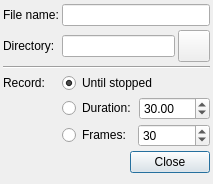
<?xml version="1.0" encoding="UTF-8"?>
<ui version="4.0">
 <class>recordingOptions</class>
 <widget class="QDialog" name="recordingOptions">
  <property name="geometry">
   <rect>
    <x>0</x>
    <y>0</y>
    <width>212</width>
    <height>184</height>
   </rect>
  </property>
  <property name="windowTitle">
   <string>Recording Options</string>
  </property>
  <layout class="QGridLayout" name="gridLayout">
   <property name="leftMargin">
    <number>3</number>
   </property>
   <property name="topMargin">
    <number>3</number>
   </property>
   <property name="rightMargin">
    <number>3</number>
   </property>
   <property name="bottomMargin">
    <number>3</number>
   </property>
   <property name="spacing">
    <number>3</number>
   </property>
   <item row="4" column="1">
    <layout class="QHBoxLayout" name="horizontalLayout_2">
     <item>
      <widget class="QRadioButton" name="recordDurationR">
       <property name="toolTip">
        <string>Record stream for specified duration in seconds</string>
       </property>
       <property name="text">
        <string>Duration:</string>
       </property>
      </widget>
     </item>
     <item>
      <widget class="QDoubleSpinBox" name="durationSpin">
       <property name="toolTip">
        <string>Record stream for specified duration in seconds</string>
       </property>
       <property name="maximum">
        <double>3600.000000000000000</double>
       </property>
       <property name="singleStep">
        <double>60.000000000000000</double>
       </property>
       <property name="value">
        <double>30.000000000000000</double>
       </property>
      </widget>
     </item>
    </layout>
   </item>
   <item row="3" column="0">
    <widget class="QLabel" name="label_3">
     <property name="text">
      <string>Record:</string>
     </property>
    </widget>
   </item>
   <item row="6" column="0" colspan="2">
    <widget class="QDialogButtonBox" name="buttonBox">
     <property name="orientation">
      <enum>Qt::Horizontal</enum>
     </property>
     <property name="standardButtons">
      <set>QDialogButtonBox::Close</set>
     </property>
    </widget>
   </item>
   <item row="1" column="0">
    <widget class="QLabel" name="label_2">
     <property name="toolTip">
      <string>&lt;html&gt;&lt;head/&gt;&lt;body&gt;
&lt;p&gt;Set SER video &lt;b&gt;remote&lt;/b&gt; directory name. If INDI server is running locally, then a local directory can be selected. However, if you are connected to a remote INDI server, then the directory must be a valid directory on the remote file system where it is saved.&lt;/p&gt;
&lt;p&gt;Record directories may contain some patterns to make them dynamic:&lt;/p&gt;
&lt;ul&gt;
&lt;li&gt;&lt;b&gt;_D_&lt;/b&gt; for the date in YYYY-MM-DD.&lt;/li&gt;
&lt;li&gt;&lt;b&gt;_H_&lt;/b&gt; for time in HH:MM:SS.&lt;/li&gt;
&lt;li&gt;&lt;b&gt;_T_&lt;/b&gt; for ISO8601 time stamp.&lt;/li&gt;
&lt;li&gt;&lt;b&gt;_F_&lt;/b&gt; for filter name, if any.&lt;/li&gt;
&lt;/ul&gt;
&lt;/body&gt;&lt;/html&gt;</string>
     </property>
     <property name="text">
      <string>Directory:</string>
     </property>
    </widget>
   </item>
   <item row="1" column="1">
    <layout class="QHBoxLayout" name="horizontalLayout">
     <property name="spacing">
      <number>3</number>
     </property>
     <item>
      <widget class="QLineEdit" name="recordDirectoryEdit">
       <property name="toolTip">
        <string>&lt;html&gt;&lt;head/&gt;&lt;body&gt;
&lt;p&gt;Set SER video &lt;b&gt;remote&lt;/b&gt; directory name. If INDI server is running locally, then a local directory can be selected. However, if you are connected to a remote INDI server, then the directory must be a valid directory on the remote file system where it is saved.&lt;/p&gt;
&lt;p&gt;Record directories may contain some patterns to make them dynamic:&lt;/p&gt;
&lt;ul&gt;
&lt;li&gt;&lt;b&gt;_D_&lt;/b&gt; for the date in YYYY-MM-DD.&lt;/li&gt;
&lt;li&gt;&lt;b&gt;_H_&lt;/b&gt; for time in HH:MM:SS.&lt;/li&gt;
&lt;li&gt;&lt;b&gt;_T_&lt;/b&gt; for ISO8601 time stamp.&lt;/li&gt;
&lt;li&gt;&lt;b&gt;_F_&lt;/b&gt; for filter name, if any.&lt;/li&gt;
&lt;/ul&gt;
&lt;/body&gt;&lt;/html&gt;</string>
       </property>
      </widget>
     </item>
     <item>
      <widget class="QPushButton" name="selectDirB">
       <property name="minimumSize">
        <size>
         <width>32</width>
         <height>32</height>
        </size>
       </property>
       <property name="maximumSize">
        <size>
         <width>32</width>
         <height>32</height>
        </size>
       </property>
       <property name="toolTip">
        <string>Play/Pause</string>
       </property>
       <property name="whatsThis">
        <string/>
       </property>
      </widget>
     </item>
    </layout>
   </item>
   <item row="0" column="1">
    <widget class="QLineEdit" name="recordFilenameEdit">
     <property name="toolTip">
      <string>&lt;html&gt;&lt;head/&gt;&lt;body&gt;
&lt;p&gt;Set SER video file name. Record files may contain some patterns to make them dynamic:&lt;/p&gt;
&lt;ul&gt;
&lt;li&gt;&lt;b&gt;_D_&lt;/b&gt; for the date in YYYY-MM-DD.&lt;/li&gt;
&lt;li&gt;&lt;b&gt;_H_&lt;/b&gt; for time in HH:MM:SS.&lt;/li&gt;
&lt;li&gt;&lt;b&gt;_T_&lt;/b&gt; for ISO8601 time stamp.&lt;/li&gt;
&lt;li&gt;&lt;b&gt;_F_&lt;/b&gt; for filter name, if any.&lt;/li&gt;
&lt;/ul&gt;
&lt;/body&gt;&lt;/html&gt;</string>
     </property>
    </widget>
   </item>
   <item row="5" column="1">
    <layout class="QHBoxLayout" name="horizontalLayout_3">
     <item>
      <widget class="QRadioButton" name="recordFramesR">
       <property name="toolTip">
        <string>Record stream until this many frames are captured</string>
       </property>
       <property name="text">
        <string>Frames:</string>
       </property>
      </widget>
     </item>
     <item>
      <widget class="QSpinBox" name="framesSpin">
       <property name="toolTip">
        <string>Record stream until this many frames are captured</string>
       </property>
       <property name="minimum">
        <number>1</number>
       </property>
       <property name="maximum">
        <number>1000</number>
       </property>
       <property name="value">
        <number>30</number>
       </property>
      </widget>
     </item>
    </layout>
   </item>
   <item row="3" column="1">
    <widget class="QRadioButton" name="recordUntilStoppedR">
     <property name="toolTip">
      <string>Record stream until manually stopped</string>
     </property>
     <property name="text">
      <string>Until stopped</string>
     </property>
     <property name="checked">
      <bool>true</bool>
     </property>
    </widget>
   </item>
   <item row="0" column="0">
    <widget class="QLabel" name="label">
     <property name="toolTip">
      <string>&lt;html&gt;&lt;head/&gt;&lt;body&gt;
&lt;p&gt;Set SER video file name. Record files may contain some patterns to make them dynamic:&lt;/p&gt;
&lt;ul&gt;
&lt;li&gt;&lt;b&gt;_D_&lt;/b&gt; for the date in YYYY-MM-DD.&lt;/li&gt;
&lt;li&gt;&lt;b&gt;_H_&lt;/b&gt; for time in HH:MM:SS.&lt;/li&gt;
&lt;li&gt;&lt;b&gt;_T_&lt;/b&gt; for ISO8601 time stamp.&lt;/li&gt;
&lt;li&gt;&lt;b&gt;_F_&lt;/b&gt; for filter name, if any.&lt;/li&gt;
&lt;/ul&gt;
&lt;/body&gt;&lt;/html&gt;</string>
     </property>
     <property name="text">
      <string>File name:</string>
     </property>
    </widget>
   </item>
   <item row="2" column="0" colspan="2">
    <widget class="Line" name="line">
     <property name="orientation">
      <enum>Qt::Horizontal</enum>
     </property>
    </widget>
   </item>
  </layout>
 </widget>
 <resources/>
 <connections>
  <connection>
   <sender>buttonBox</sender>
   <signal>accepted()</signal>
   <receiver>recordingOptions</receiver>
   <slot>accept()</slot>
   <hints>
    <hint type="sourcelabel">
     <x>248</x>
     <y>254</y>
    </hint>
    <hint type="destinationlabel">
     <x>157</x>
     <y>274</y>
    </hint>
   </hints>
  </connection>
  <connection>
   <sender>buttonBox</sender>
   <signal>rejected()</signal>
   <receiver>recordingOptions</receiver>
   <slot>reject()</slot>
   <hints>
    <hint type="sourcelabel">
     <x>316</x>
     <y>260</y>
    </hint>
    <hint type="destinationlabel">
     <x>286</x>
     <y>274</y>
    </hint>
   </hints>
  </connection>
 </connections>
</ui>
